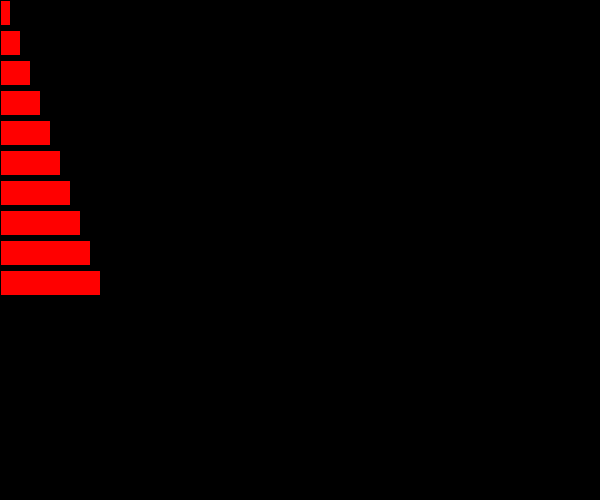
Frame 1 (no input)
Frame 60 (the mouse pressed at the canvas centre just before this capture): identical to frame 1, image omitted
Frame 120 (the mouse held since frame 60 and released just before this capture): identical to frame 1, image omitted

The Processing sketch that drew this single still picture (run headless with seeded random() and noise(); from frame 60 on, the mouse is pressed at the canvas centre):

// Processing sketch: array_tutorial_0
// ── array_tutorial_0.pde
float [] largos = new float [10];

void setup() {
  size(600, 500);

  largos[0] = 10;
  largos[1] = 20;
  largos[2] = 30;
  largos[3] = 40;
  largos[4] = 50;
  largos[5] = 60;
  largos[6] = 70;
  largos[7] = 80;
  largos[8] = 90;
  largos[9] = 100;
}

void draw() {
  background(0);
  fill(255, 0, 0);
  rect(0, 0,   largos[0], 25);
  rect(0, 30,  largos[1], 25);
  rect(0, 60,  largos[2], 25);
  rect(0, 90,  largos[3], 25);
  rect(0, 120, largos[4], 25);
  rect(0, 150, largos[5], 25);
  rect(0, 180, largos[6], 25);
  rect(0, 210, largos[7], 25);
  rect(0, 240, largos[8], 25);
  rect(0, 270, largos[9], 25);
}
